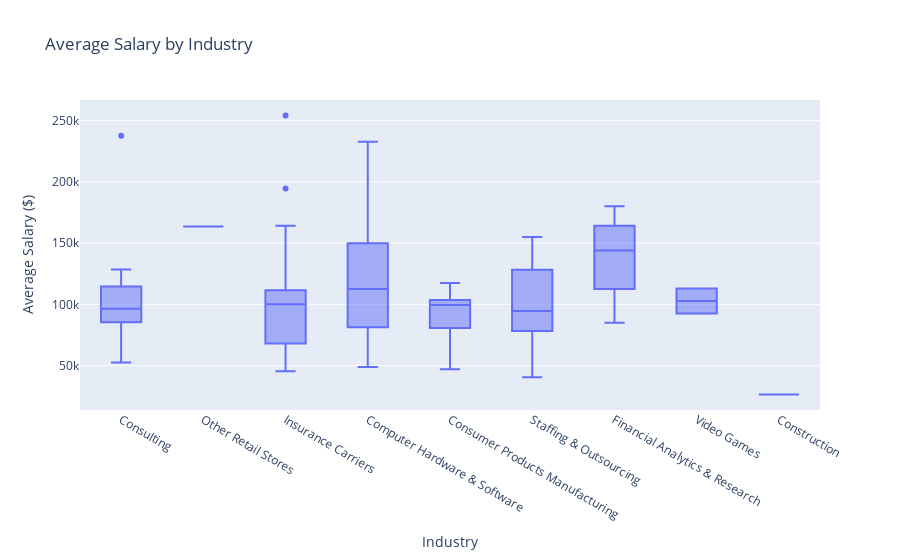

Here is the notebook cell this chart was saved with:
### Markdown cell above
The previous section has increased my interest in understanding the range of salary rates for the industries in which I have experience.

### Code cell
industry_box = px.box(
    industry,
    x="Industry",
    y="avg_salary",
    labels={"avg_salary": "Average Salary ($)"},
    title="Average Salary by Industry",
)
industry_box.show()

### Figure 1 — Plotly figure (JSON) as saved in the notebook; plotly's stock layout.template omitted (floating-point values rounded to 4 significant figures)
{"data": [{"alignmentgroup": "True", "hovertemplate": "Industry=%{x}<br>Average Salary ($)=%{y}<extra></extra>", "legendgroup": "", "marker": {"color": "#636efa"}, "name": "", "notched": false, "offsetgroup": "", "orientation": "v", "showlegend": false, "type": "box", "x": ["Consulting", "Other Retail Stores", "Insurance Carriers", "Insurance Carriers", "Computer Hardware & Software", "Insurance Carriers", "Consumer Products Manufacturing", "Insurance Carriers", "Consulting", "Computer Hardware & Software", "Staffing & Outsourcing", "Computer Hardware & Software", "Computer Hardware & Software", "Computer Hardware & Software", "Consulting", "Financial Analytics & Research", "Insurance Carriers", "Consulting", "Computer Hardware & Software", "Computer Hardware & Software", "Computer Hardware & Software", "Consulting", "Staffing & Outsourcing", "Consulting", "Consumer Products Manufacturing", "Consulting", "Computer Hardware & Software", "Insurance Carriers", "Consulting", "Consumer Products Manufacturing", "Insurance Carriers", "Insurance Carriers", "Computer Hardware & Software", "Computer Hardware & Software", "Insurance Carriers", "Insurance Carriers", "Financial Analytics & Research", "Insurance Carriers", "Computer Hardware & Software", "Computer Hardware & Software", "Insurance Carriers", "Consulting", "Video Games", "Computer Hardware & Software", "Consulting", "Consulting", "Insurance Carriers", "Consulting", "Insurance Carriers", "Staffing & Outsourcing", "Insurance Carriers", "Consulting", "Insurance Carriers", "Computer Hardware & Software", "Insurance Carriers", "Computer Hardware & Software", "Computer Hardware & Software", "Insurance Carriers", "Insurance Carriers", "Computer Hardware & Software", "Consumer Products Manufacturing", "Insurance Carriers", "Consulting", "Insurance Carriers", "Computer Hardware & Software", "Insurance Carriers", "Consumer Products Manufacturing", "Insurance Carriers", "Consulting", "Financial Analytics & Research", "Construction", "Consumer Products Manufacturing", "Computer Hardware & Software", "Insurance Carriers", "Insurance Carriers", "Financial Analytics & Research", "Computer Hardware & Software", "Insurance Carriers", "Computer Hardware & Software", "Consulting", "Consumer Products Manufacturing", "Computer Hardware & Software", "Insurance Carriers", "Insurance Carriers", "Insurance Carriers", "Staffing & Outsourcing", "Insurance Carriers", "Consumer Products Manufacturing", "Computer Hardware & Software", "Consumer Products Manufacturing", "Computer Hardware & Software", "Computer Hardware & Software", "Staffing & Outsourcing", "Computer Hardware & Software", "Consulting", "Insurance Carriers", "Consulting", "Computer Hardware & Software", "Video Games", "Computer Hardware & Software", "Consulting", "Computer Hardware & Software", "Computer Hardware & Software", "Insurance Carriers", "Computer Hardware & Software", "Computer Hardware & Software", "Insurance Carriers", "Staffing & Outsourcing", "Consumer Products Manufacturing", "Insurance Carriers", "Staffing & Outsourcing", "Computer Hardware & Software", "Insurance Carriers", "Computer Hardware & Software", "Insurance Carriers", "Consulting", "Computer Hardware & Software", "Insurance Carriers", "Consulting", "Consumer Products Manufacturing", "Computer Hardware & Software"], "x0": " ", "xaxis": "x", "y": [114000, 163500, 87500, 47500, 107000, 106000, 82500, 114500, 115000, 79500, 128500, 97500, 128000, 77500, 87000, 85000, 56500, 237500, 56500, 157000, 108000, 95000, 40500, 81000, 81500, 97000, 100000, 106500, 106500, 109500, 164000, 107000, 171500, 150500, 98500, 147000, 148000, 146500, 70500, 93500, 100500, 72500, 92500, 49000, 114500, 76000, 100000, 93000, 102000, 155000, 108000, 52500, 81000, 162500, 92000, 82000, 149500, 124500, 101000, 61000, 103500, 63000, 128500, 99000, 139500, 254000, 99500, 45500, 122500, 140000, 26500, 117500, 61500, 90000, 129500, 180000, 112500, 51500, 122000, 107500, 103500, 68500, 110500, 115500, 66500, 94500, 194500, 74000, 139000, 80500, 232500, 85500, 91500, 177000, 80500, 110500, 94000, 73000, 113000, 153000, 123500, 162000, 125000, 54000, 168000, 138500, 68500, 127500, 47000, 91500, 74000, 121500, 58500, 107000, 83000, 95500, 98500, 53000, 96500, 103000, 130000], "y0": " ", "yaxis": "y"}], "layout": {"boxmode": "group", "legend": {"tracegroupgap": 0}, "title": {"text": "Average Salary by Industry"}, "xaxis": {"anchor": "y", "domain": [0, 1], "title": {"text": "Industry"}}, "yaxis": {"anchor": "x", "domain": [0, 1], "title": {"text": "Average Salary ($)"}}}}
